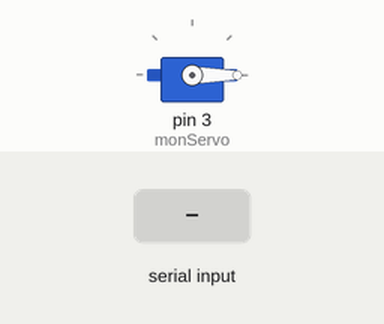
This sketch was run on a simulated Arduino Uno, built with avr-gcc and run on an emulated ATmega328P. Shown: servo. The test bench sets the inputs (shaded band).

Above: at 1.7 s.
1.8 s: "A90\n" received over the second serial link
At 3.0 s:
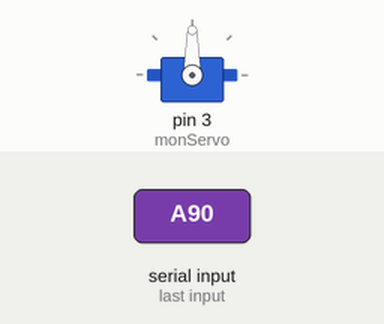
3.3 s: "A,45\n" received over the second serial link
At 4.2 s:
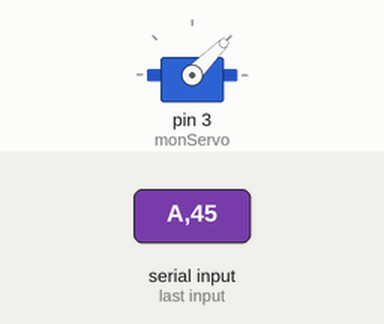
4.8 s: "A" received over the second serial link
At 6.1 s:
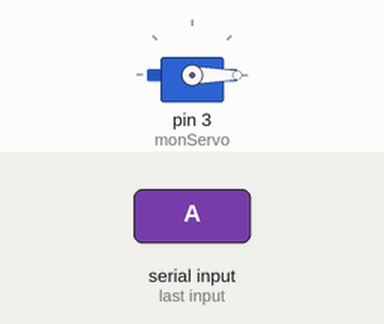
Timing chart, 0 to 7.8 s (numbered marks = the images above; inputs shaded):
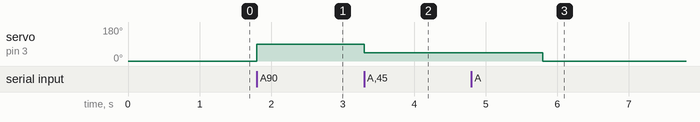

The sketch:

Servomoteur.ino
```cpp
#include <Servo.h>
#include <SoftwareSerial.h>
#define RX 10
#define TX 11
SoftwareSerial BlueT(RX,TX);
char Data;
Servo monServo;
int positionduServo = 0;

void setup() {
  // put your setup code here, to run once:
  monServo.attach(3);
  monServo.write(positionduServo);
  delay(500);
}

void loop() {
  Data=BlueT.read();

  if (Data=='A'){
    // change la position du servomoteur à l'aide d'un slider le slider est
    // programmé de 25 à ainsi la position "0" correspond à un angle de 81
    positionduServo=BlueT.parseInt();
    Serial.println(positionduServo);
    monServo.write(positionduServo);
    delay(15);
    Data=BlueT.read();
  }
}
```

Measured:
- after the input at 1.8 s, servo on pin 3 (monServo): 0° → 90° at once
- after the input at 3.3 s, servo on pin 3 (monServo): 90° → 45° at once
- after the input at 4.8 s, servo on pin 3 (monServo): 45° → 0° after 1.0 s
